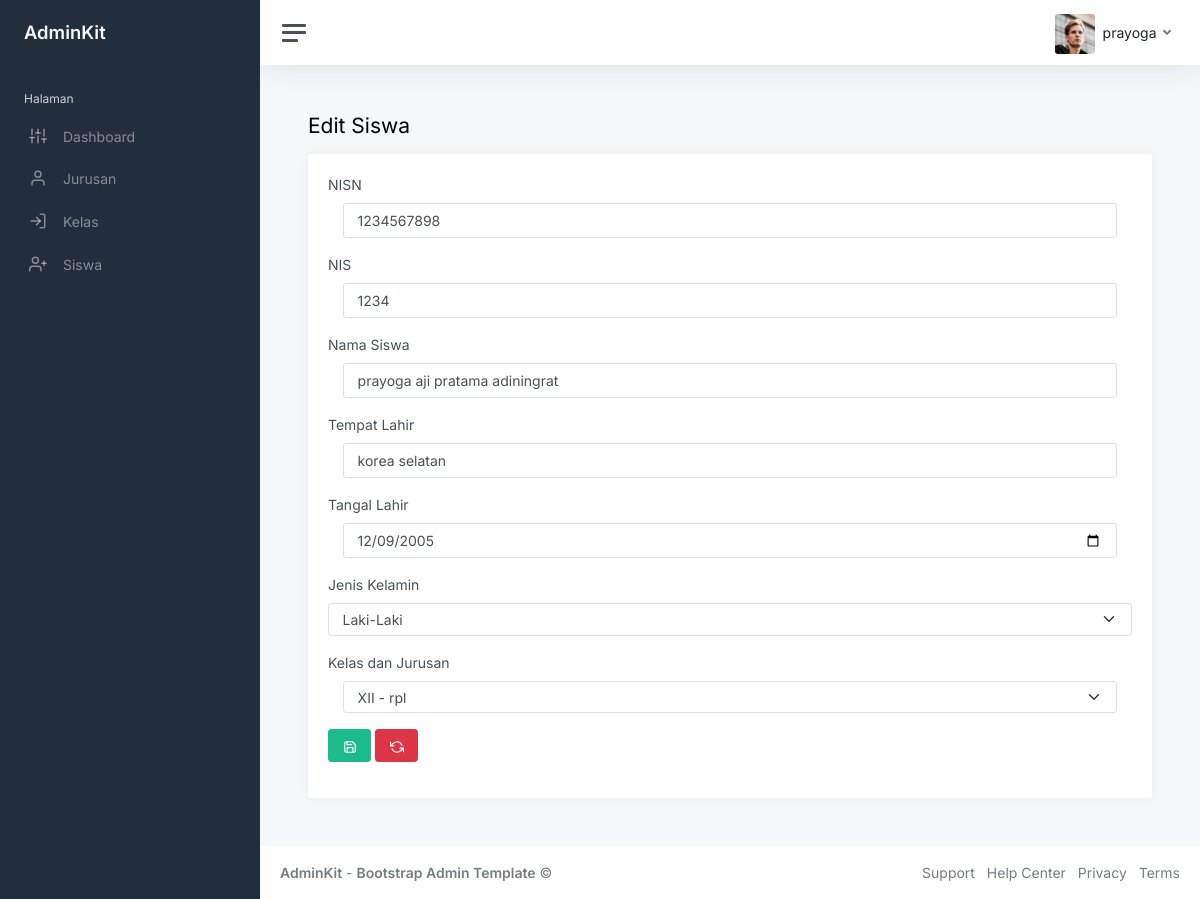
Page /index.php?page=ubah-siswa&id=1234567898 (signed in) on the committed database.
### tables this page shows
CREATE TABLE `siswa` (
  `nisn` char(10) NOT NULL,
  `nis` char(4) NOT NULL,
  `nama_siswa` varchar(30) NOT NULL,
  `tempat_lahir` varchar(30) NOT NULL,
  `tanggal_lahir` date NOT NULL,
  `jenis_kelamin` varchar(20) NOT NULL,
  `id_kelas` int(11) NOT NULL
);

CREATE TABLE `kelas` (
  `id_kelas` int(11) NOT NULL,
  `nama_kelas` varchar(15) NOT NULL,
  `id_jurusan` int(11) NOT NULL
);

### ubah-siswa.php (the view, shortened to what this page needs)
<?php
$id = $_GET['id'];
$query = mysqli_query($koneksi, "SELECT * FROM siswa WHERE nisn='$id'");
$data = mysqli_fetch_array($query);
?>
<h1 class="h3 mb-3">Edit Siswa</h1>
                    <div class="row">
                        <div class="col-12">
                            <div class="card flex-fill">
                                <div class="card-body">
                                    <form action="" method="post">
                                        <div class="mb-3">
                                            <label class="form-label">NISN</label>
                                            <div class="col-sm-12">
                                                <input type="text" name="NISN" class="form-control" required value="<?php echo $data['nisn'] ?>">
                                            </div>
                                        </div>
                                        <div class="mb-3">
                                            <label class="form-label">NIS</label>
                                            <div class="col-sm-12">
                                                <input type="text" name="NIS" class="form-control" required value="<?php echo $data['nis'] ?>">
                                            </div>
                                        </div>
                                        <div class="mb-3">
                                            <label class="form-label">Nama Siswa</label>
                                            <div class="col-sm-12">
                                                <input type="text" name="nama_siswa" class="form-control" required value="<?php echo $data['nama_siswa'] ?>">
                                            </div>
                                        </div>
                                        <div class="mb-3">
                                            <label class="form-label">Tempat Lahir</label>
                                            <div class="col-sm-12">
                                                <input type="text" name="tempat_lahir" class="form-control" required value="<?php echo $data['tempat_lahir'] ?>">
                                            </div>
                                        </div>
                                        <div class="mb-3">
                                            <label class="form-label">Tangal Lahir</label>
                                            <div class="col-sm-12">
                                                <input type="date" name="tanggal_lahir" class="form-control" required value="<?php echo $data['tanggal_lahir'] ?>">
                                            </div>
                                        </div>
                                        <div class="mb-3">
                                            <label class="form-label">Jenis Kelamin</label>
                                            <select name="jenis_kelamin" class="form-select">
                                            <option value="Laki-laki" <?php if($data ['jenis_kelamin'] == 'Laki-Laki') { echo 'selected';} ?>>Laki-Laki</option>
                                            </select>
                                        </div>
                                        <div class="mb-3">
                                            <label class="form-label">Kelas dan Jurusan</label>
                                            <div class="col-sm-12">
                                                <select name="id_kelas" class="form-select">
                                                    <?php
                                                    $query = mysqli_query($koneksi, "SELECT * FROM kelas INNER JOIN jurusan ON kelas.id_jurusan=jurusan.id_jurusan");
                                                    while ($kelas = mysqli_fetch_array($query)) {
                                                        ?>
                                                        <option value="<?php echo $kelas['id_kelas'] ?>" <?php if($data['id_kelas'] == $kelas['id_kelas']){ echo 'selected';} ?>><?php echo $kelas['nama_kelas'] ?> - <?php echo $kelas['nama_jurusan'] ?></option>
                                                        <?php
                                                    }
                                                    ?>
                                                </select>
                                            </div>
                                        </div>
                                        <div class="mb-3">
                                            <button class="btn btn-success"><i data-feather="save"></i></button>
                                            <button type="reset" class="btn btn-danger"><i
                                                    data-feather="refresh-ccw"></i></button>
                                        </div>
                                    </form>
                                </div>
                            </div>
                        </div>
                    </div>

### rows in the picture
siswa: NISN "1234567898", NIS "1234", nama_siswa "prayoga aji pratama adiningrat", tempat_lahir "korea selatan", tanggal_lahir "12/09/2005", id_kelas "XII - rpl"

### other values in the picture
$_SESSION['user']['nama_lengkap'] "prayoga"
